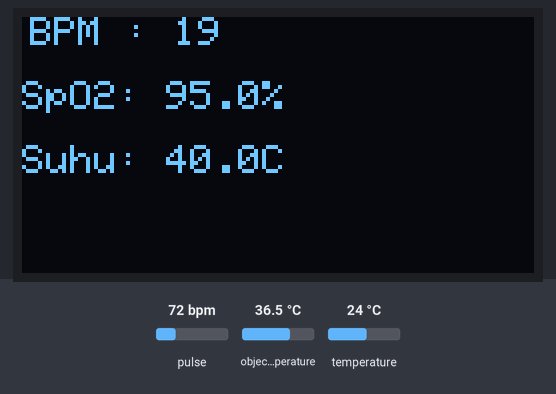
Bench run of a sketch on a simulated ESP8266 (NodeMCU). Parts: 128×64 one-colour display. The inputs (shaded band) are chosen by the test bench; at power-on: pulse 72 bpm, object temperature 36.5 °C, temperature 24 °C. WiFi joins after 1.5 s; servers stay silent unless stated; random numbers use the default seed unless the sketch sets one; no MQTT or app messages arrive unless stated; what the sketch prints to the serial monitor is not drawn.

Above: at 2.7 s.
2.8 s: pulse set to 42 bpm
At 4.7 s:
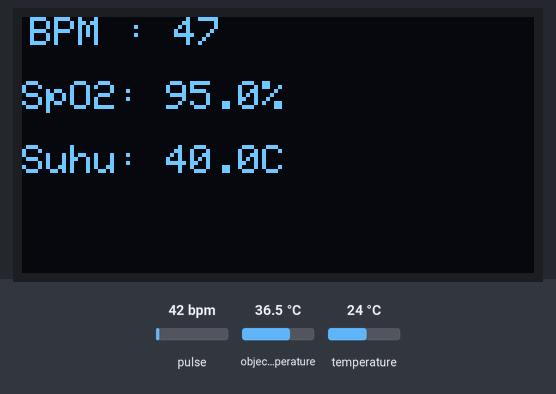
5.5 s: object temperature set to 20 °C
At 6.9 s:
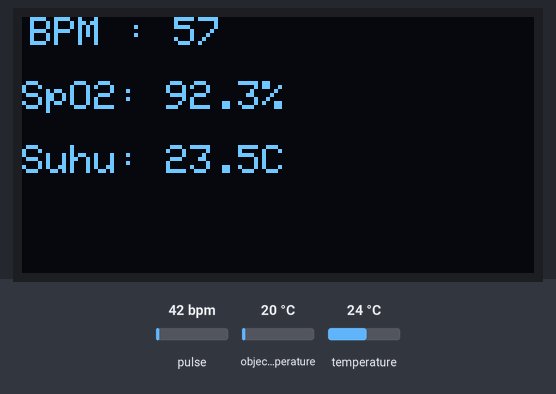
8.5 s: pulse set to 70 bpm
At 10.7 s:
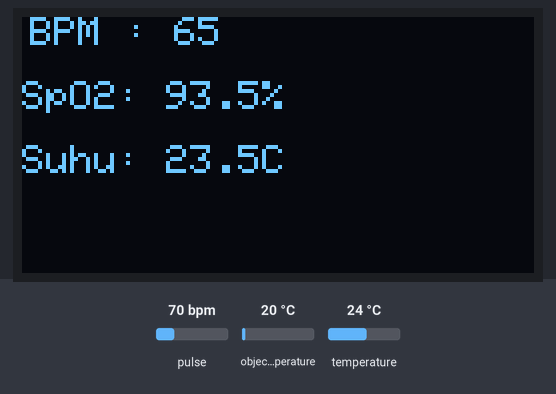
11.5 s: object temperature set to 26 °C
At 12.9 s:
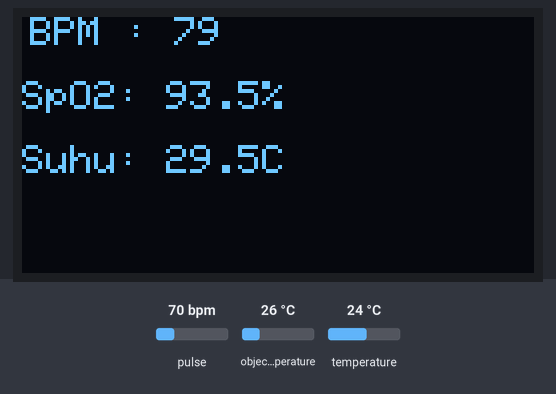
Timing chart, 0 to 14.5 s (numbered marks = the images above; inputs shaded):
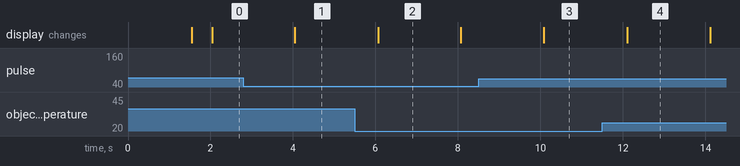

The sketch:

skripsi-adel-test.ino
```cpp
#include <Wire.h>
#include <SPI.h>
#include <Adafruit_GFX.h>
#include <Adafruit_SSD1306.h>
#include <Adafruit_MLX90614.h>
#include <ESP8266WiFi.h>
#include <PubSubClient.h>
#include "MAX30105.h"
#include "heartRate.h"

// OLED
#define SCREEN_WIDTH 128
#define SCREEN_HEIGHT 64
#define OLED_RESET -1
#define SCREEN_ADDRESS 0x3C
Adafruit_SSD1306 display(SCREEN_WIDTH, SCREEN_HEIGHT, &Wire, OLED_RESET);

// MLX90614
Adafruit_MLX90614 mlx = Adafruit_MLX90614();

// MAX30102
MAX30105 particleSensor;
const byte RATE_SIZE = 4;
byte rates[RATE_SIZE];
byte rateSpot = 0;
long lastBeat = 0;
float beatsPerMinute;
int beatAvg;
double avered = 0, aveir = 0;
double sumirrms = 0, sumredrms = 0;
int i = 0;
int Num = 200;
double ESpO2 = 95.0;
double FSpO2 = 0.7;
double frate = 0.95;

float kalibrasi_suhuobj = 3.5;
int kalibrasi_bpm = 10;

#define TIMETOBOOT 3000
#define SAMPLING 5
#define FINGER_ON 30000
#define MINIMUM_SPO2 0.0
#define MINIMUM_BPM 0.0

// WiFi + MQTT
const char* ssid = "KELABANG";
const char* password = "abcd1234";
const char* mqtt_server = "iot.digitalasistensi.com";
WiFiClient espClient;
PubSubClient client(espClient);
unsigned long lastMsg = 0;
#define MSG_BUFFER_SIZE 200
char msg[MSG_BUFFER_SIZE];

void setup_wifi() {
  delay(10);
  WiFi.mode(WIFI_STA);
  WiFi.begin(ssid, password);
  while (WiFi.status() != WL_CONNECTED) {
    delay(500);
    Serial.print(".");
  }
  Serial.println("\nWiFi connected");
}

void reconnect() {
  while (!client.connected()) {
    String clientId = "ESP8266Client-";
    clientId += String(random(0xffff), HEX);
    if (client.connect(clientId.c_str())) {
      client.subscribe("inTopic");
    } else {
      delay(5000);
    }
  }
}

void setup() {
  Serial.begin(115200);
  setup_wifi();
  client.setServer(mqtt_server, 1883);

  // OLED
  if (!display.begin(SSD1306_SWITCHCAPVCC, SCREEN_ADDRESS)) {
    Serial.println(F("OLED gagal"));
    while (true);
  }

  // MLX90614
  if (!mlx.begin()) {
    Serial.println("MLX90614 gagal. Periksa koneksi.");
    while (true);
  }

  // MAX30102
  if (!particleSensor.begin(Wire, I2C_SPEED_FAST)) {
    Serial.println("MAX30102 tidak ditemukan!");
    while (true);
  }
  particleSensor.setup(0x7F, 4, 2, 200, 411, 16384);
  particleSensor.enableDIETEMPRDY();
}

void loop() {
  if (!client.connected()) reconnect();
  client.loop();

  uint32_t irValue, redValue;
  double fred, fir, SpO2 = 0;

  particleSensor.check();
  while (particleSensor.available()) {
    irValue = particleSensor.getFIFOIR();
    redValue = particleSensor.getFIFORed();

    if (checkForBeat(redValue)) {
      long delta = millis() - lastBeat;
      lastBeat = millis();
      beatsPerMinute = 60 / (delta / 1000.0);
      if (beatsPerMinute < 255 && beatsPerMinute > 20) {
        rates[rateSpot++] = (byte)beatsPerMinute;
        rateSpot %= RATE_SIZE;
        beatAvg = 0;
        for (byte x = 0; x < RATE_SIZE; x++) beatAvg += rates[x];
        beatAvg /= RATE_SIZE;
      }
    }

    if (irValue < FINGER_ON) beatsPerMinute = MINIMUM_BPM;

    i++;
    fred = (double)redValue;
    fir = (double)irValue;
    avered = avered * frate + fred * (1.0 - frate);
    aveir = aveir * frate + fir * (1.0 - frate);
    sumredrms += (fred - avered) * (fred - avered);
    sumirrms += (fir - aveir) * (fir - aveir);

    if ((i % Num) == 0) {
      double R = (sqrt(sumredrms) / avered) / (sqrt(sumirrms) / aveir);
      SpO2 = -23.3 * (R - 0.4) + 100;
      ESpO2 = FSpO2 * ESpO2 + (1.0 - FSpO2) * SpO2;
      sumredrms = 0.0; sumirrms = 0.0; i = 0;
    }

    float ambientTemp = mlx.readAmbientTempC();
    float objectTemp = mlx.readObjectTempC();
    float objectTempCal = objectTemp + kalibrasi_suhuobj;
    int beatAvgCal = beatAvg + kalibrasi_bpm;

    if (millis() - lastMsg > 2000) {
      lastMsg = millis();

      // Format CSV: sensor_name,bpm,spo2,temp_ambient,temp_object,status
      snprintf(msg, MSG_BUFFER_SIZE,
        "skripsi_adel,%d,%.2f,%.2f,%.2f,%s",
        (irValue < FINGER_ON ? 0 : beatAvg),
        (irValue < FINGER_ON ? 0.0 : ESpO2),
        ambientTemp,
        objectTempCal,
        (irValue < FINGER_ON ? "No finger" : "OK"));

      Serial.println(msg);
      client.publish("skripsi_adel/data", msg);


      // OLED
      display.clearDisplay();
      display.setCursor(2, 0);
      display.setTextSize(1);
      display.setTextColor(SSD1306_WHITE);
      display.print("BPM : "); display.println(beatAvgCal);
      display.println("");
      display.print("SpO2: "); display.print(ESpO2, 1); display.println("%");
      display.println("");
      display.print("Suhu: "); display.print(objectTempCal, 1); display.println("C");
      display.display();
    }

    particleSensor.nextSample();
  }
}
```

Measured:
- what the display in image 2 shows lasts 2.0 s, from 6.1 s to 8.1 s
